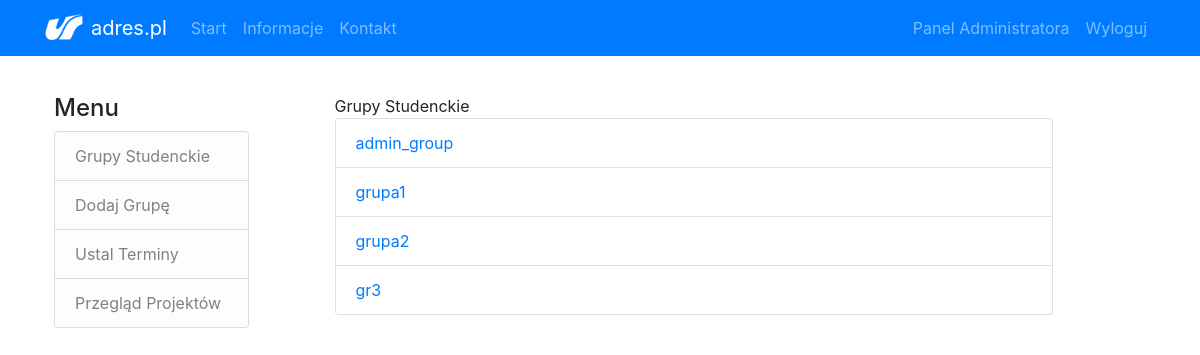
Page /panel (signed in) on the earlier database version.
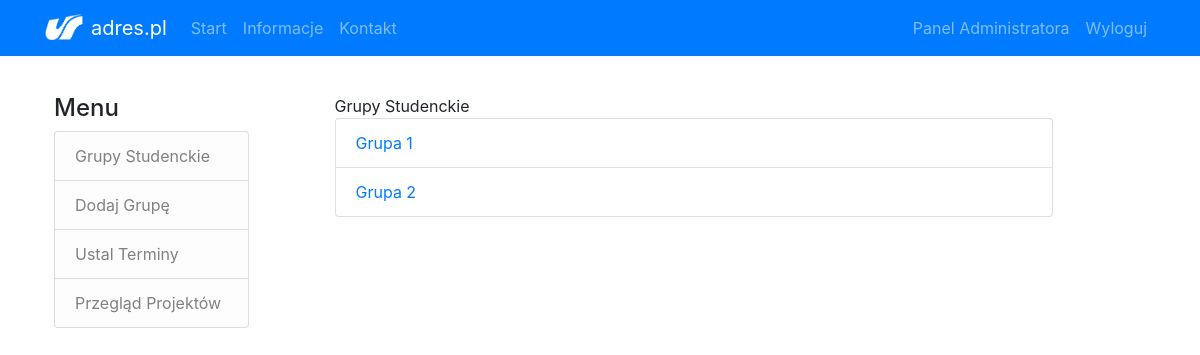
Same page on the later database version.
### flaskapp/models.py (models this page shows, shortened)
class Group(db.Model):
	id = db.Column(db.Integer, primary_key=True)
	name = db.Column(db.String(20), unique=True, nullable=False)
	users = db.relationship('User', backref='group', lazy=True)

### flaskapp/routes.py (the view)
@app.route('/panel', methods=['GET', 'POST'])
@login_required
def panel():
    if current_user.is_admin:
        groups = Group.query.all()
    else:
        flash('Musisz mieć uprawnienia administratora, aby uzyskać dostęp do tej strony', 'warning')
        return redirect(url_for('home'))
    return render_template('admin/panel.html', title='Panel administracyjny', groups=groups)

### flaskapp/models.py (called while the page is built)
@login_manager.user_loader
def load_user(user_id):
	return User.query.get(int(user_id))

### flaskapp/templates/admin/panel.html
{% extends "admin/layout_admin.html" %}
{% block content %}
	<div class="content-section">
		{% if groups %}
			<div class="panel panel-default">
				<div class="panel-heading">Grupy Studenckie</div>
					<div class="panel-body">
						<ul class="list-group">
							{% for group in groups %}
								<a href="{{ url_for('generate_csv', group_name=group.name) }}" class="list-group-item">{{ group.name }}</a>
							{% endfor %}
						</ul>
					</div>
			</div>
		{% else %}
			<div class="panel panel-default">
				<div class="panel-heading">Aktualnie w bazie nie ma żadnych grup. Kliknij <a href="{{ url_for('create_group') }}">tutaj</a>, aby utworzyć nową grupę.</div>
			</div>
		{% endif %}
	</div>
{% endblock content%}

### flaskapp/templates/admin/layout_admin.html (shortened to what this page needs)
<!DOCTYPE html>
<html>
<head>
    <link rel="stylesheet" href="https://stackpath.bootstrapcdn.com/bootstrap/4.3.1/css/bootstrap.min.css">
	<link rel="stylesheet" type="text/css" href="{{url_for('static', filename='main.css')}}">
</head>
<body>
	<header>
		<nav class="navbar navbar-dark bg-primary navbar-expand-md fixed-top">
			<div class="container">
				<a class="navbar-brand" href="#"><img src="{{url_for('static', filename='logo.png')}}" width="38" height="26" class="d-inline-block align-text-bottom mr-2">adres.pl
				</a>
				<div id="mainmenu" class="collapse navbar-collapse">
					<ul class="navbar-nav mr-auto">
						<li class="nav-item">
							<a class="nav-link" href="{{ url_for('home') }}">Start</a>
						</li>
						<li class="nav-item">
							<a class="nav-link" href="{{ url_for('about') }}">Informacje</a>
						</li>
						<li class="nav-item">
							<a class="nav-link" href="#">Kontakt</a>
						</li>
					</ul>
					<ul class="navbar-nav">
					{% if current_user.is_authenticated %}
						{% if current_user.is_admin %}
							<li class="nav-item">
								<a class="nav-item nav-link" href="{{ url_for('panel') }}">Panel Administratora</a>
							</li>
						{% else %}
							<li class="nav-item">
								<a class="nav-item nav-link" href="{{ url_for('project') }}">Projekt</a>
							</li>
						{% endif %}
						<li class="nav-item">
							<a class="nav-item nav-link" href="{{ url_for('logout') }}">Wyloguj</a>
						</li>
					{% else %}
						<li class="nav-item">
							<a class="nav-item nav-link" href="{{ url_for('login') }}">Zaloguj</a>
						</li>
					{% endif %}
					</ul>
				</div>
			</div>
		</nav>
	</header>
	<div class="container p-4">
		<div class="row">
			<div class="col-md-3">
				<div class="content-section mr-5 pr-2">
					<h4>Menu</h4>
						<ul class="list-group">
							<a href="{{ url_for('panel') }}" class="list-group-item list-group-item-light list-group-item-action">Grupy Studenckie</a>
							<a href="{{ url_for('create_group') }}" class="list-group-item list-group-item-light list-group-item-action">Dodaj Grupę</a>
							<a href="#" class="list-group-item list-group-item-light list-group-item-action">Ustal Terminy</a>
							<a href="#" class="list-group-item list-group-item-light list-group-item-action">Przegląd Projektów</a>
						</ul>
				</div>
			</div>
			<div class="col-8">
			{% block content %}{% endblock %}
			</div>
		</div>
	</div>
</body>
</html>

### flaskapp/static/main.css (style rules this page uses)
body { padding-top: 70px; }

Differences in the rows shown:
removed Group: name "grupa2"
removed Group: name "gr3"
changed Group: name "admin_group" → "Grupa 1"
changed Group: name "grupa1" → "Grupa 2"
